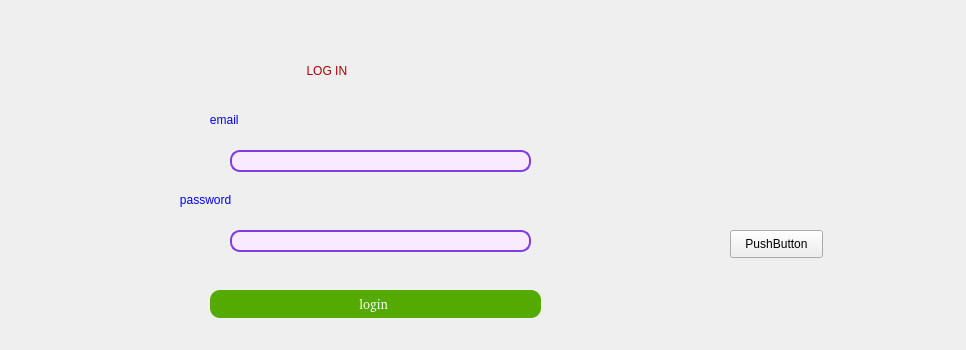
<?xml version="1.0" encoding="UTF-8"?>
<ui version="4.0">
 <class>login</class>
 <widget class="QDialog" name="login">
  <property name="geometry">
   <rect>
    <x>0</x>
    <y>0</y>
    <width>966</width>
    <height>350</height>
   </rect>
  </property>
  <property name="windowTitle">
   <string>Dialog</string>
  </property>
  <widget class="QLineEdit" name="lineEdit_username">
   <property name="geometry">
    <rect>
     <x>230</x>
     <y>150</y>
     <width>301</width>
     <height>22</height>
    </rect>
   </property>
   <property name="styleSheet">
    <string notr="true">QLineEdit{
background:#F8EAFF;
border:2px solid #803CE0;
border-radius:10px;
color:#B22222;
font-family:arial;
font:10pt;

}



QLineEdit:focus{
border:2px solid #FBAD25;

} </string>
   </property>
  </widget>
  <widget class="QLabel" name="label">
   <property name="geometry">
    <rect>
     <x>240</x>
     <y>40</y>
     <width>241</width>
     <height>61</height>
    </rect>
   </property>
   <property name="styleSheet">
    <string notr="true">font: 11pt &quot;arial&quot;;
color:#aa0000;</string>
   </property>
   <property name="text">
    <string>                    LOG IN </string>
   </property>
   <property name="textFormat">
    <enum>Qt::AutoText</enum>
   </property>
   <property name="alignment">
    <set>Qt::AlignLeading|Qt::AlignLeft|Qt::AlignVCenter</set>
   </property>
  </widget>
  <widget class="QLineEdit" name="lineEdit_password">
   <property name="geometry">
    <rect>
     <x>230</x>
     <y>230</y>
     <width>301</width>
     <height>22</height>
    </rect>
   </property>
   <property name="styleSheet">
    <string notr="true">QLineEdit{
background:#F8EAFF;
border:2px solid #803CE0;
border-radius:10px;
color:#B22222;
font-family:arial;
font:10pt;

}



QLineEdit:focus{
border:2px solid #FBAD25;

} </string>
   </property>
  </widget>
  <widget class="QLabel" name="label_2">
   <property name="geometry">
    <rect>
     <x>190</x>
     <y>110</y>
     <width>81</width>
     <height>20</height>
    </rect>
   </property>
   <property name="styleSheet">
    <string notr="true">font: 11pt &quot;arial&quot;;
color: #0000FF;</string>
   </property>
   <property name="text">
    <string>      email</string>
   </property>
  </widget>
  <widget class="QLabel" name="label_3">
   <property name="geometry">
    <rect>
     <x>170</x>
     <y>190</y>
     <width>101</width>
     <height>20</height>
    </rect>
   </property>
   <property name="styleSheet">
    <string notr="true">font: 11pt &quot;arial&quot;;
color: #0000FF;</string>
   </property>
   <property name="text">
    <string>   password</string>
   </property>
  </widget>
  <widget class="QPushButton" name="pb_login">
   <property name="geometry">
    <rect>
     <x>210</x>
     <y>290</y>
     <width>331</width>
     <height>28</height>
    </rect>
   </property>
   <property name="styleSheet">
    <string notr="true">QPushButton{

background-color:rgb(85, 170, 0);
border-radius:10px;
font:10pt,arial;
color:white;
}



QPushButton:hover{

background-color:rgb(85, 170, 127);
}</string>
   </property>
   <property name="text">
    <string>login </string>
   </property>
  </widget>
  <widget class="QPushButton" name="pushButton">
   <property name="geometry">
    <rect>
     <x>730</x>
     <y>230</y>
     <width>93</width>
     <height>28</height>
    </rect>
   </property>
   <property name="text">
    <string>PushButton</string>
   </property>
  </widget>
 </widget>
 <resources/>
 <connections/>
</ui>
